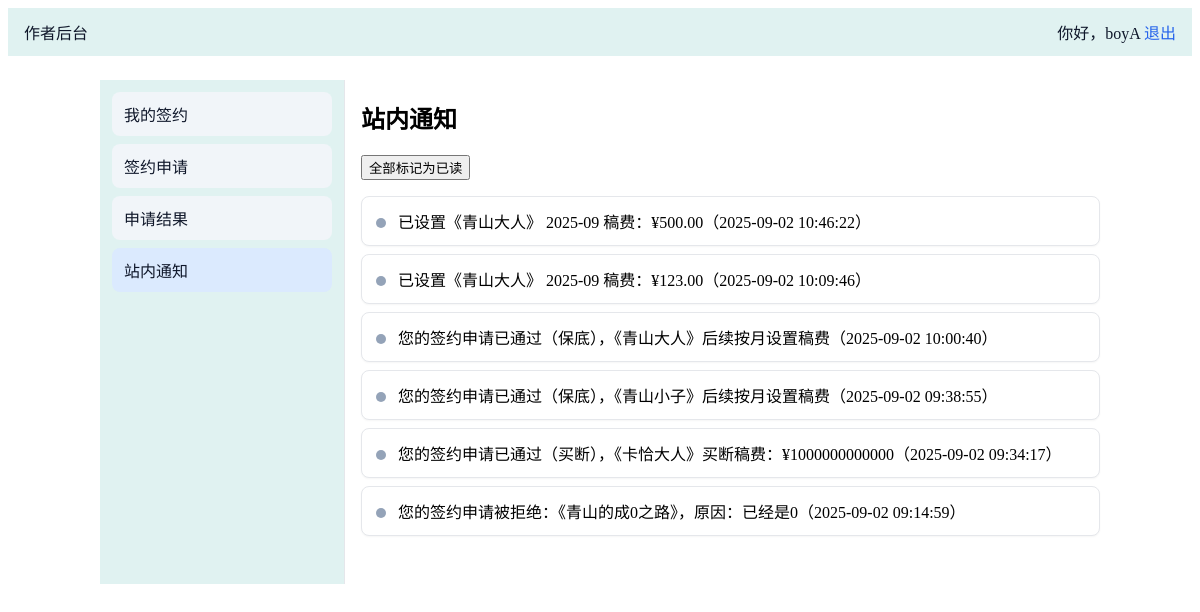
The app's page /author/notifications (signed in), older data.
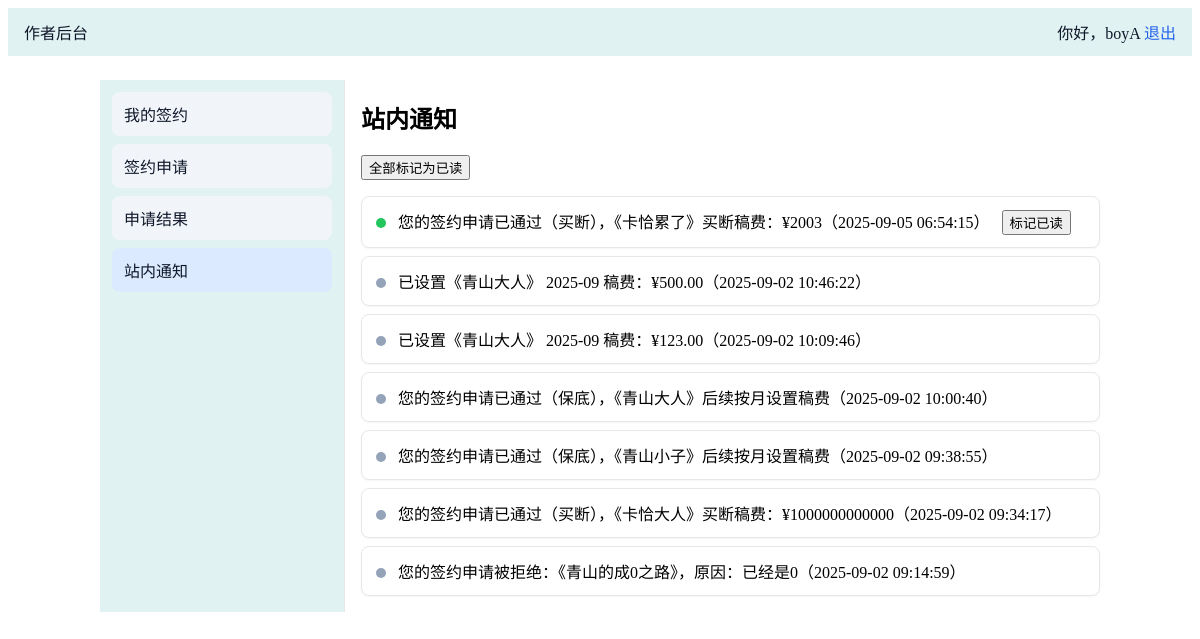
The same page, newer data.
### tables this page shows
CREATE TABLE notifications (
				id INTEGER PRIMARY KEY AUTOINCREMENT,
				recipient_id INTEGER NOT NULL,
				message TEXT NOT NULL,
				created_at TEXT NOT NULL DEFAULT (datetime('now')),
				is_read INTEGER NOT NULL DEFAULT 0,
				FOREIGN KEY(recipient_id) REFERENCES users(id)
			);

### app.py (the view)
@app.route("/author/notifications")
@login_required(role="author")
def author_notifications():
	user_id = session.get("user_id")
	with get_db() as conn:
		notifications = conn.execute(
			"SELECT id, message, created_at, is_read FROM notifications WHERE recipient_id=? ORDER BY id DESC",
			(user_id,),
		).fetchall()
	return render_template("author_notifications.html", notifications=notifications)

### app.py (called while the page is built, shortened)
@app.before_request
def ensure_db_once():
	global _initialized

def login_required(role=None):
	def decorator(view_func):
		@wraps(view_func)
		def wrapped(*args, **kwargs):
			user_id = session.get("user_id")
			user_role = session.get("role")
			if not user_id:
				return redirect(url_for("login"))
			if role and user_role != role:
				flash("无权限访问该页面", "error")
				return redirect(url_for("index"))
			return view_func(*args, **kwargs)
		return wrapped
	return decorator

### templates/author_notifications.html (shortened to what this page needs)
{% extends 'base.html' %}
{% block content %}
<div class="layout">
	<aside class="sidenav teal">
		<a href="{{ url_for('author_contracts') }}">我的签约</a>
		<a href="{{ url_for('author_apply') }}">签约申请</a>
		<a href="{{ url_for('author_results') }}">申请结果</a>
		<a href="{{ url_for('author_notifications') }}" class="active">站内通知</a>
	</aside>
	<section class="main">
		<h1>站内通知</h1>
		<form method="post" action="{{ url_for('author_mark_notifications_read') }}" class="inline">
			<button type="submit">全部标记为已读</button>
		</form>
		<ul>
			{% for n in notifications %}
				<li class="card">
					{% if not n[3] %}<span style="display:inline-block;width:10px;height:10px;background:#22c55e;border-radius:50%;margin-right:8px" title="未读"></span>{% else %}<span style="display:inline-block;width:10px;height:10px;background:#94a3b8;border-radius:50%;margin-right:8px" title="已读"></span>{% endif %}
					{{ n[1] }}（{{ n[2] }}）
					{% if not n[3] %}
						<form method="post" action="{{ url_for('author_mark_notification_one') }}" class="inline" style="margin-left:8px">
							<button type="submit">标记已读</button>
						</form>
					{% endif %}
				</li>
			{% else %}
				<li>暂无通知</li>
			{% endfor %}
		</ul>
	</section>
</div>
{% endblock %}

Row changes from the older to the newer data that the page shows:
added notifications: is_read 0 (drawn), message "您的签约申请已通过（买断），《卡恰累了》买断稿费：¥2003", created_at "2025-09-05 06:54:15"
